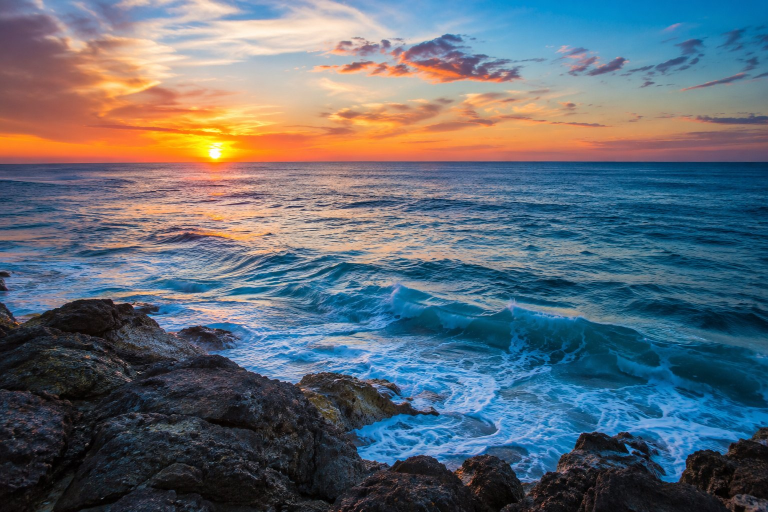
#> input picture samples/sample-01.jpg, 1536 x 1024 px (shown at 1/2 size); its folder holds only this picture in this run
$ python collage_a4.py
#> lines starting #> are read from the running program, lines starting #| are printed output that depends on the picture
#!/usr/bin/env python3
import argparse
import math
import random
from dataclasses import dataclass, field
from pathlib import Path

from PIL import Image, ImageColor, ImageDraw, ImageFilter, ImageOps


DPI = 300
A4_PORTRAIT = (2480, 3508)
A4_LANDSCAPE = (3508, 2480)

# Print sizes in PORTRAIT pixel dimensions at 300 DPI (short side, long side).
# Export always stays 300 DPI; the pixel count scales with the chosen paper so
# photos are rendered at full print resolution. A4 matches A4_PORTRAIT exactly,
# so the CLI auto-layout stays byte-identical.
PAPER_SIZES = {
    "A5": (1748, 2480),   # 148 x 210 mm
    "A4": (2480, 3508),   # 210 x 297 mm
    "A3": (3508, 4961),   # 297 x 420 mm
    "A2": (4961, 7016),   # 420 x 594 mm
    "A1": (7016, 9933),   # 594 x 841 mm
    "A0": (9933, 14043),  # 841 x 1189 mm
    "letter": (2550, 3300),  # 8.5 x 11 in
    "legal": (2550, 4200),   # 8.5 x 14 in
    "30x40cm": (3543, 4724),    # 30 x 40 cm
    "50x70cm": (5906, 8268),    # 50 x 70 cm
    "70x100cm": (8268, 11811),  # 70 x 100 cm
    "100x100cm": (11811, 11811),  # 1 x 1 m (square)
    "100x140cm": (11811, 16535),  # 1 x 1.4 m
}

SUPPORTED_EXTENSIONS = {".jpg", ".jpeg", ".png", ".webp", ".bmp", ".tif", ".tiff"}


@dataclass
class PhotoLayout:
    """A photo placed manually on the canvas, in normalized 0..1 coordinates."""

    image_path: str
    # Photo center on the canvas: x = fraction of width, y = fraction of height.
    x: float
    y: float
    # Target size before rotation, as a fraction of the canvas.
    width: float
    height: float
    # Degrees; positive = counter-clockwise, as in create_collage.
    rotation: float = 0.0
    # Higher z = drawn later (on top).
    z_index: int = 0
    # "soft-oval" or "paper".
    look: str = "soft-oval"
    # Optional per-photo feather (px). None => use the collage-wide feather.
    feather: float | None = None


@dataclass
class CollageLayout:
    """Page-level container: the canvas settings plus the list of photos."""

    orientation: str = "landscape"
    background: str = "#f4efe6"
    # Paper size (key from PAPER_SIZES); export stays at 300 DPI.
    paper: str = "A4"
    items: list = field(default_factory=list)


def find_images(input_dir):
    input_path = Path(input_dir)
    if not input_path.exists():
        raise FileNotFoundError(f"Folder not found: {input_path}")

    images = [
        path
        for path in sorted(input_path.iterdir())
        if path.is_file() and path.suffix.lower() in SUPPORTED_EXTENSIONS
    ]
    if not images:
        raise ValueError(f"No images found in: {input_path}")
    return images


def load_image(path):
    with Image.open(path) as image:
        return ImageOps.exif_transpose(image).convert("RGB")


def fit_photo(image, target_width, target_height):
    return ImageOps.fit(
        image,
        (int(target_width), int(target_height)),
        method=Image.Resampling.LANCZOS,
        centering=(0.5, 0.45),
    )


# [13 lines left out: function framed_photo, not called in this run]


def soft_oval_photo(image, size, border=42, feather=26, shadow=30):
    photo = fit_photo(image, size[0], size[1]).convert("RGBA")
    paper_w = photo.width + border * 2
    paper_h = photo.height + border * 2

    paper = Image.new("RGBA", (paper_w, paper_h), (255, 255, 255, 255))
    paper = ImageOps.expand(paper, border=2, fill=(230, 226, 218)).convert("RGBA")

    mask = Image.new("L", photo.size, 0)
    draw = ImageDraw.Draw(mask)
    # Inner padding: inset the oval from the photo box by a small uniform margin
    # so an even white border surrounds the oval (this padding continues straight
    # into the card frame -- the oval starts right where the frame begins).
    pad = max(8, round(min(photo.size) * 0.08))
    # For very small photos, pad cannot exceed half the side.
    pad = min(pad, (photo.width - 1) // 2, (photo.height - 1) // 2)
    pad = max(0, pad)
    draw.ellipse((pad, pad, photo.width - pad, photo.height - pad), fill=255)
    mask = mask.filter(ImageFilter.GaussianBlur(radius=feather))

    # White glow halo around the oval. Both its softness AND its strength scale
    # with feather, so the minimum keeps the OVAL shape but with only a faint,
    # thin halo (~a quarter of the old fixed 24px / 190-alpha glow) instead of a
    # thick white band bleeding over the photo edge.
    fnorm = max(0.0, min(1.0, (feather - 2) / 68.0))
    glow_mask = mask.filter(ImageFilter.GaussianBlur(radius=max(feather, 6)))
    glow = Image.new("RGBA", photo.size, (255, 255, 255, int(round(48 + 142 * fnorm))))
    paper.alpha_composite(
        Image.composite(glow, Image.new("RGBA", photo.size, (0, 0, 0, 0)), glow_mask),
        (border + 2, border + 2),
    )

    oval_photo = Image.new("RGBA", photo.size, (0, 0, 0, 0))
    oval_photo.alpha_composite(photo)
    oval_photo.putalpha(mask)
    paper.alpha_composite(oval_photo, (border + 2, border + 2))

    shadow_layer = Image.new(
        "RGBA",
        (paper.width + shadow * 2, paper.height + shadow * 2),
        (0, 0, 0, 0),
    )
    shadow_mask = Image.new("RGBA", paper.size, (0, 0, 0, 62))
    shadow_layer.alpha_composite(shadow_mask, (shadow + 8, shadow + 10))
    shadow_layer = shadow_layer.filter(ImageFilter.GaussianBlur(radius=max(10, shadow // 2)))
    shadow_layer.alpha_composite(paper, (shadow - 8, shadow - 10))
    return shadow_layer


def render_photo(image, size, look="soft-oval", border=30, shadow=30, feather=None):
    # feather=None keeps the historical default (26) so existing callers and the
    # CLI auto-layout stay byte-identical; an explicit value threads through to the
    # soft-oval glow so the API border/feather sliders can change the output.
    if look == "paper":
        return framed_photo(image, size, border=border, shadow=shadow)
    effective_feather = 26 if feather is None else feather
    return soft_oval_photo(image, size, border=max(border, 38), feather=effective_feather, shadow=shadow)


def paste_rotated(canvas, photo, center, angle, edge_padding=42, clamp=True):
    rotated = photo.rotate(angle, expand=True, resample=Image.Resampling.BICUBIC)
    if clamp:
        max_left = max(edge_padding, canvas.width - rotated.width - edge_padding)
        max_top = max(edge_padding, canvas.height - rotated.height - edge_padding)
        left = int(max(edge_padding, min(max_left, center[0] - rotated.width / 2)))
        top = int(max(edge_padding, min(max_top, center[1] - rotated.height / 2)))
        canvas.alpha_composite(rotated, (left, top))
        return

    # Exact WYSIWYG placement: the center lands precisely on the given coordinate,
    # even if the photo partly extends off the page.
    left = int(round(center[0] - rotated.width / 2))
    top = int(round(center[1] - rotated.height / 2))

    # Compose ONLY the visible region (the intersection of the rotated photo with
    # the page), not a full-page layer. The result is pixel-identical to the old
    # approach (paste-with-mask on a transparent layer, then alpha_composite), but
    # memory and time scale with the photo size, not the page -- essential for
    # large formats (e.g. 1 m at 300 DPI ~ 139 MP).
    x0 = max(0, left)
    y0 = max(0, top)
    x1 = min(canvas.width, left + rotated.width)
    y1 = min(canvas.height, top + rotated.height)
    if x0 >= x1 or y0 >= y1:
        return  # fully off the page

    piece = rotated.crop((x0 - left, y0 - top, x1 - left, y1 - top))
    region = Image.new("RGBA", piece.size, (0, 0, 0, 0))
    region.paste(piece, (0, 0), piece)
    canvas.alpha_composite(region, (x0, y0))


# [19 lines left out: function grid_slots, not called in this run]


def balanced_slots(count, canvas_size, margin, seed=None, rng=None):
    rng = rng or random.Random(seed)
    width, height = canvas_size
    usable_w = width - margin * 2
    usable_h = height - margin * 2
    rows = max(1, round(math.sqrt(count * usable_h / usable_w)))
    rows = min(rows, count)
    base = count // rows
    remainder = count % rows
    row_counts = [base + (1 if row < remainder else 0) for row in range(rows)]

    if rows > 2:
        middle = rows // 2
        row_counts = row_counts[1:middle + 1] + row_counts[:1] + row_counts[middle + 1:]

    slots = []
    row_h = usable_h / rows
    for row, cols in enumerate(row_counts):
        cell_w = usable_w / cols
        y = margin + row_h * (row + 0.5)
        y += rng.uniform(-0.10, 0.10) * row_h
        x_shift = rng.uniform(-0.06, 0.06) * cell_w

        for col in range(cols):
            x = margin + cell_w * (col + 0.5) + x_shift
            x += rng.uniform(-0.08, 0.08) * cell_w
            slots.append((x, y, cell_w * 1.10, row_h * 1.12))

    return slots[:count]


# [29 lines left out: function perimeter_slots, not called in this run]


def scatter_sizes(image_count, slot_w, slot_h, rng):
    if image_count >= 18:
        width_scale = rng.uniform(0.90, 1.08)
        height_scale = rng.uniform(0.80, 1.00)
    elif image_count >= 10:
        width_scale = rng.uniform(0.90, 1.12)
        height_scale = rng.uniform(0.82, 1.02)
    else:
        width_scale = rng.uniform(0.78, 1.02)
        height_scale = rng.uniform(0.76, 1.00)

    max_w = slot_w * width_scale
    max_h = slot_h * height_scale
    if image_count <= 6:
        max_w *= 1.15
        max_h *= 1.15
    if rng.random() < 0.18:
        max_w *= 0.88
    return max(220, int(max_w)), max(220, int(max_h))


def parse_color(value):
    try:
        return ImageColor.getrgb(value)
    except ValueError as exc:
        raise argparse.ArgumentTypeError(f"Invalid color: {value}") from exc


def canvas_size_for(orientation, paper="A4"):
    portrait = PAPER_SIZES.get(paper, PAPER_SIZES["A4"])
    return portrait if orientation == "portrait" else (portrait[1], portrait[0])


# [25 lines left out: function _normalize_layout, not called in this run]


def _save_canvas(canvas, output_png, output_pdf=None):
    output_png = Path(output_png)
    output_png.parent.mkdir(parents=True, exist_ok=True)

    rgb_canvas = canvas.convert("RGB")
    rgb_canvas.save(output_png, dpi=(DPI, DPI), quality=95)

    if output_pdf:
        output_pdf = Path(output_pdf)
        output_pdf.parent.mkdir(parents=True, exist_ok=True)
        rgb_canvas.save(output_pdf, "PDF", resolution=DPI)

    return output_png


# [43 lines left out: function create_collage_from_layout, not called in this run]


def create_collage(
    input_dir,
    output_png,
    output_pdf=None,
    orientation="landscape",
    background="#f4efe6",
    center_image=None,
    look="soft-oval",
    seed=None,
):
    rng = random.Random(seed)
    canvas_size = canvas_size_for(orientation)
    canvas = Image.new("RGBA", canvas_size, parse_color(background) + (255,))
    canvas_w, canvas_h = canvas_size

    image_paths = find_images(input_dir)
    center_path = Path(center_image).resolve() if center_image else None
    if center_path:
        image_paths = [path for path in image_paths if path.resolve() != center_path]

    rng.shuffle(image_paths)
    margin = 120 if orientation == "landscape" else 105

    # Express the auto-layout placements as PhotoLayout items, but draw them
    # through the clamping path (clamp=True) to keep behavior identical. Alongside
    # the item, keep the target size in pixels so no drift appears from the
    # fraction -> pixels -> fraction rounding.
    placements = []  # tuples (item: PhotoLayout, image, target_size_px)

    center_rect = None
    if center_path:
        center_source = load_image(center_path)
        if center_source.height >= center_source.width:
            center_size = (860, 1320) if orientation == "landscape" else (980, 1420)
        else:
            center_size = (1260, 900) if orientation == "landscape" else (1040, 760)

        center_photo = render_photo(center_source, center_size, look=look, border=34, shadow=28)
        center = (canvas_size[0] / 2, canvas_size[1] / 2)
        paste_rotated(canvas, center_photo, center, rng.uniform(-2.0, 2.0))
        center_rect = (
            center[0] - center_photo.width / 2,
            center[1] - center_photo.height / 2,
            center[0] + center_photo.width / 2,
            center[1] + center_photo.height / 2,
        )

    slots = (
        perimeter_slots(len(image_paths), canvas_size, margin, center_rect, rng)
        if center_rect
        else balanced_slots(len(image_paths), canvas_size, margin, rng=rng)
    )

    for path, slot in zip(image_paths, slots):
        image = load_image(path)
        target = scatter_sizes(len(image_paths), slot[2], slot[3], rng)
        if image.height > image.width and target[0] > target[1]:
            target = (int(target[0] * 0.78), int(target[1] * 1.08))
        elif image.width > image.height and target[1] > target[0]:
            target = (int(target[0] * 1.08), int(target[1] * 0.78))

        angle = rng.uniform(-8.5, 8.5)
        item = PhotoLayout(
            image_path=str(path),
            x=slot[0] / canvas_w,
            y=slot[1] / canvas_h,
            width=target[0] / canvas_w,
            height=target[1] / canvas_h,
            rotation=angle,
            look=look,
        )
        placements.append((item, image, target))

    for item, image, target in placements:
        photo = render_photo(image, target, look=item.look)
        center = (item.x * canvas_w, item.y * canvas_h)
        paste_rotated(canvas, photo, center, item.rotation, clamp=True)

    return _save_canvas(canvas, output_png, output_pdf)


def build_parser():
    parser = argparse.ArgumentParser(
        description="Generate a print-ready A4 collage at 300 DPI."
    )
    parser.add_argument(
        "input_dir",
        nargs="?",
        default="samples",
        help="Folder of photos. Default: samples",
    )
    parser.add_argument(
        "--output",
        default="collage-a4-print.png",
        help="Output PNG file. Default: collage-a4-print.png",
    )
    parser.add_argument(
        "--pdf",
        default="collage-a4-print.pdf",
        help="Output PDF file. Use --pdf '' to disable the PDF.",
    )
    parser.add_argument(
        "--orientation",
        choices=["landscape", "portrait"],
        default="landscape",
        help="A4 page orientation. Default: landscape",
    )
    parser.add_argument(
        "--background",
        default="#f4efe6",
        type=parse_color,
        help="Background: a color name or hex, e.g. white or #f4efe6.",
    )
    parser.add_argument(
        "--center",
        default=None,
        help="Optional: a photo placed large in the center of the collage.",
    )
    parser.add_argument(
        "--look",
        choices=["soft-oval", "paper"],
        default="soft-oval",
        help="Photo style: soft-oval for an oval glow, or paper for a rectangular photo.",
    )
    parser.add_argument(
        "--seed",
        type=int,
        default=None,
        help="Number for a reproducible result, e.g. --seed 10.",
    )
    return parser


def main():
    parser = build_parser()
    args = parser.parse_args()
    background = "#%02x%02x%02x" % args.background
    pdf = args.pdf if args.pdf else None
    output = create_collage(
        args.input_dir,
        args.output,
        pdf,
        orientation=args.orientation,
        background=background,
        center_image=args.center,
        look=args.look,
        seed=args.seed,
    )
#> in create_collage, `canvas = Image.new("RGBA", canvas_size, parse_color(background) + (255..`:
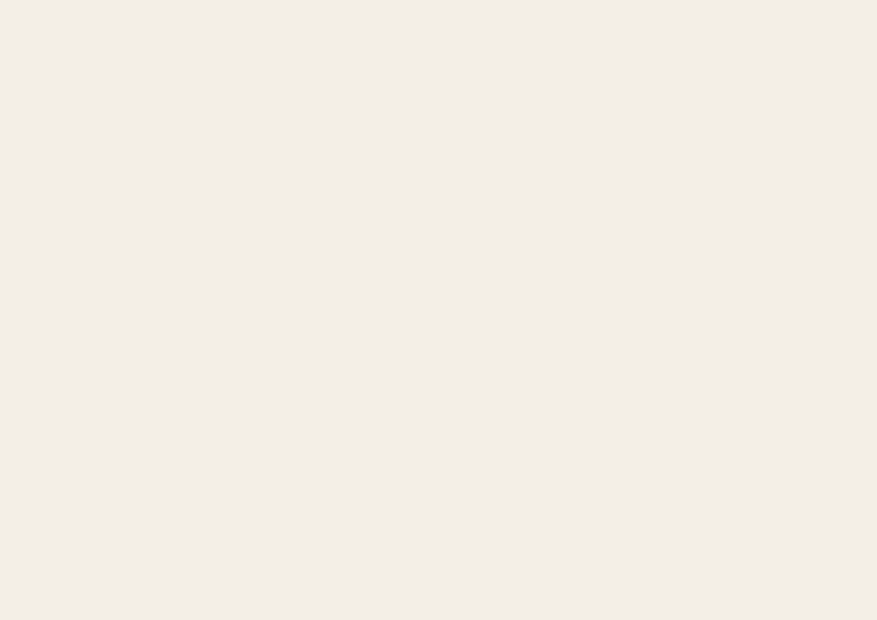
#> canvas: PIL image 3508x2480 RGBA (shown at 1/4 size); mean R, G, B, A 244, 239, 230, 255
#> in load_image, image is the input picture: PIL image 1536x1024 RGB; mean R, G, B 96.3, 106.9, 117.2
#> the loop in create_collage, `for item, image, target in placements:` made 1 pass
#> (target, effective_feather in render_photo, center, max_left in paste_rotated) on pass 1: ((3491, 2511), 26, (1574, 1417.8), 42)
#> pass 1, in soft_oval_photo, `photo = fit_photo(image, size[0], size[1]).convert("RGBA")`:
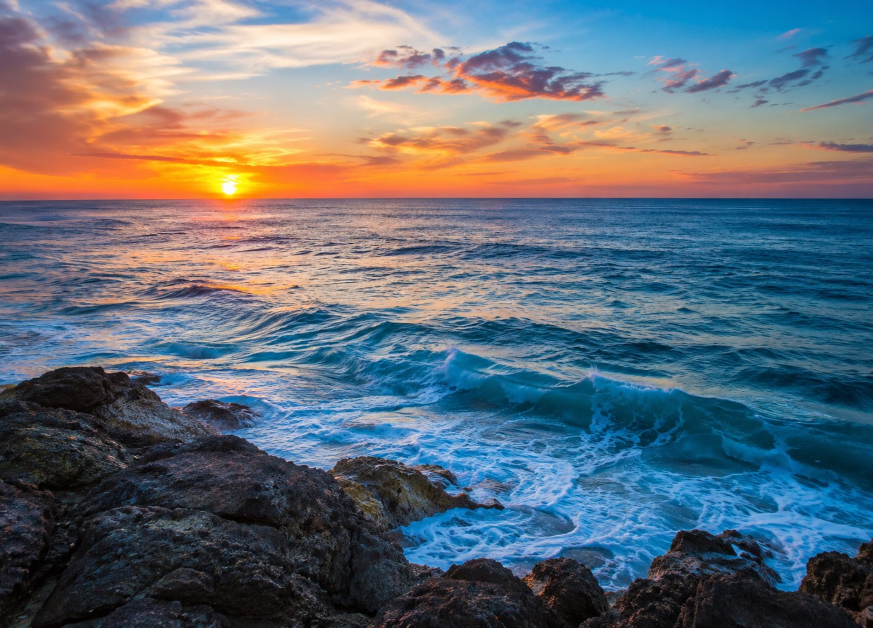
#> photo: PIL image 3491x2511 RGBA (shown at 1/4 size); mean R, G, B, A 99.5, 109.6, 119.4, 255
#> after the loop in create_collage, `for item, image, target in placements:`:
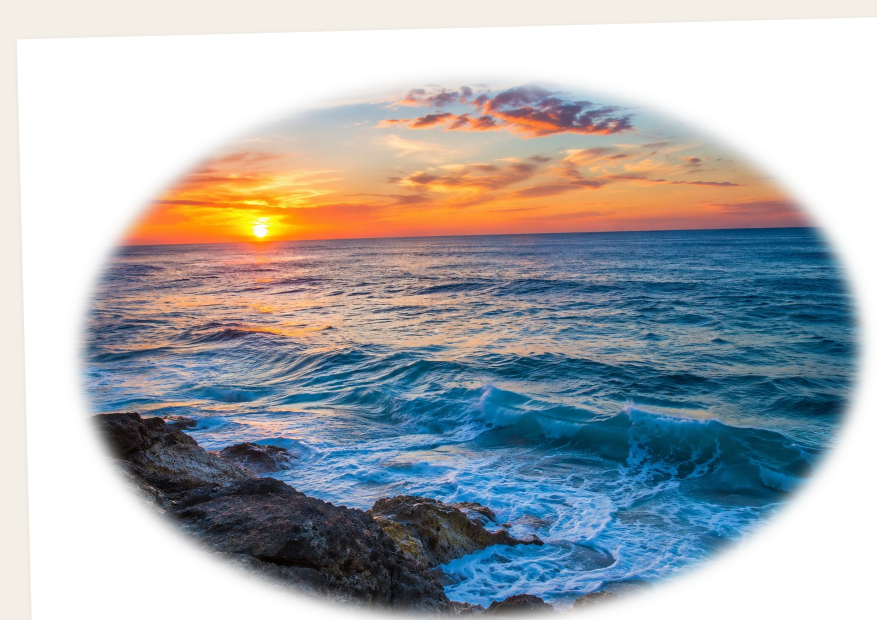
#> canvas: PIL image 3508x2480 RGBA (shown at 1/4 size); mean R, G, B, A 168.7, 172.7, 176.4, 255
    print(f"Generated: {output}")
#| Generated: collage-a4-print.png
    if pdf:
        print(f"Generated: {pdf}")


if __name__ == "__main__":
    main()

$ run again, on samples/sample-05.jpg
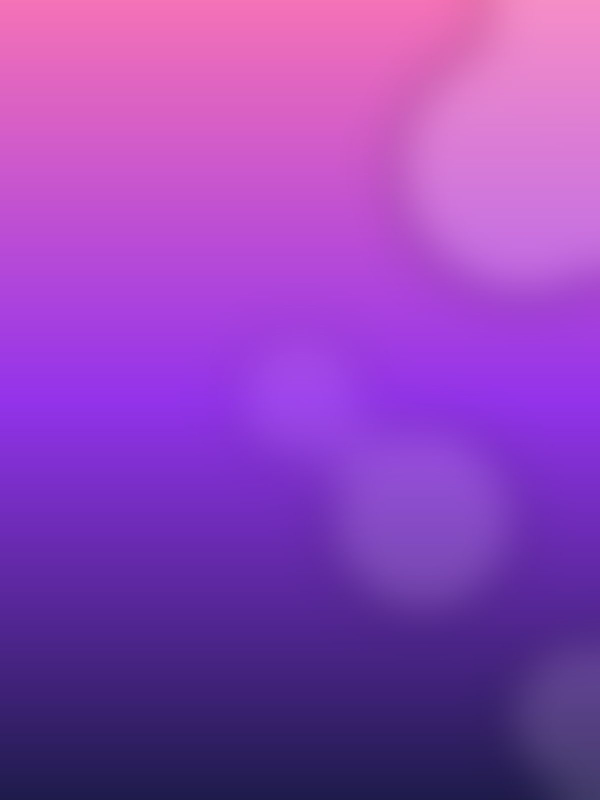
#> input picture samples/sample-05.jpg, 1200 x 1600 px (shown at 1/2 size)
#> in load_image, image is the input picture: PIL image 1200x1600 RGB; mean R, G, B 144.1, 66.1, 182.1
#> the loop in create_collage, `for item, image, target in placements:` made 1 pass
#> (target, effective_feather in render_photo, center, max_left in paste_rotated) on pass 1: ((2616, 2518), 26, (1831.2, 1374.2), 612)
#> pass 1, in soft_oval_photo, `photo = fit_photo(image, size[0], size[1]).convert("RGBA")`:
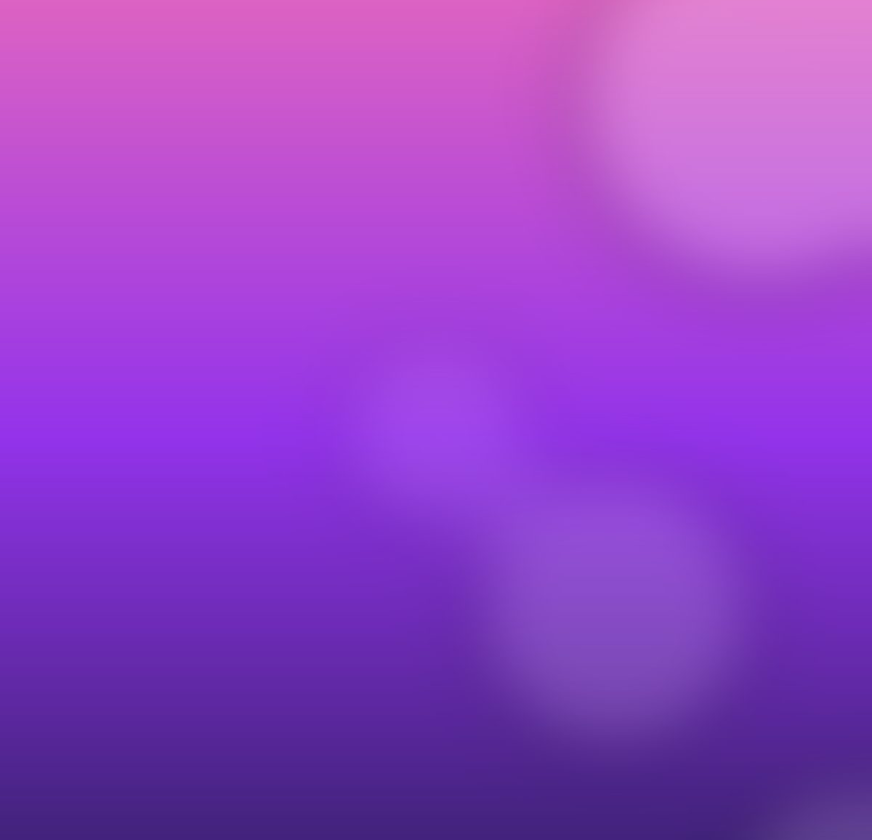
#> photo: PIL image 2616x2518 RGBA (shown at 1/3 size); mean R, G, B, A 148.5, 64.9, 197.7, 255
#> after the loop in create_collage, `for item, image, target in placements:`:
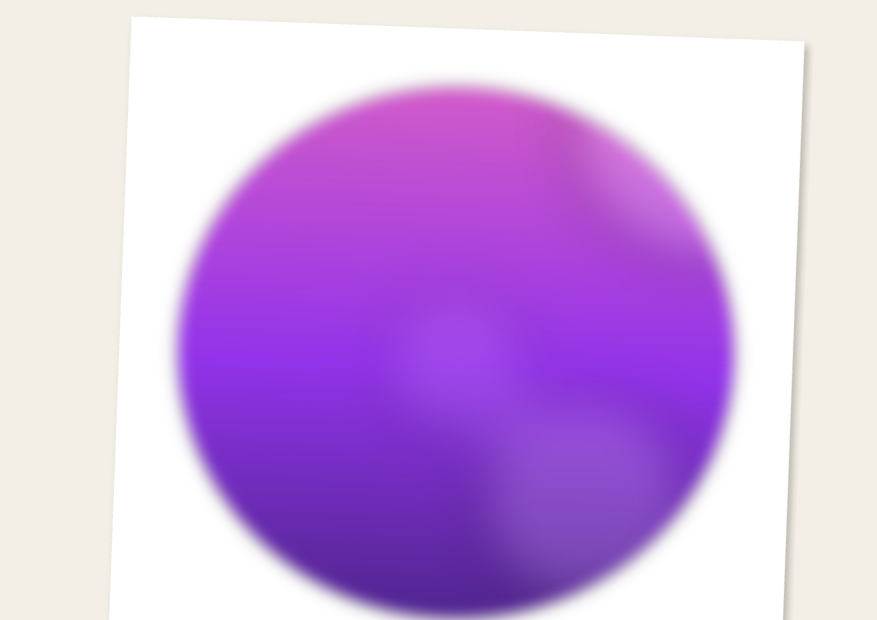
#> canvas: PIL image 3508x2480 RGBA (shown at 1/4 size); mean R, G, B, A 206.3, 168.1, 227.2, 255
#| Generated: collage-a4-print.png
